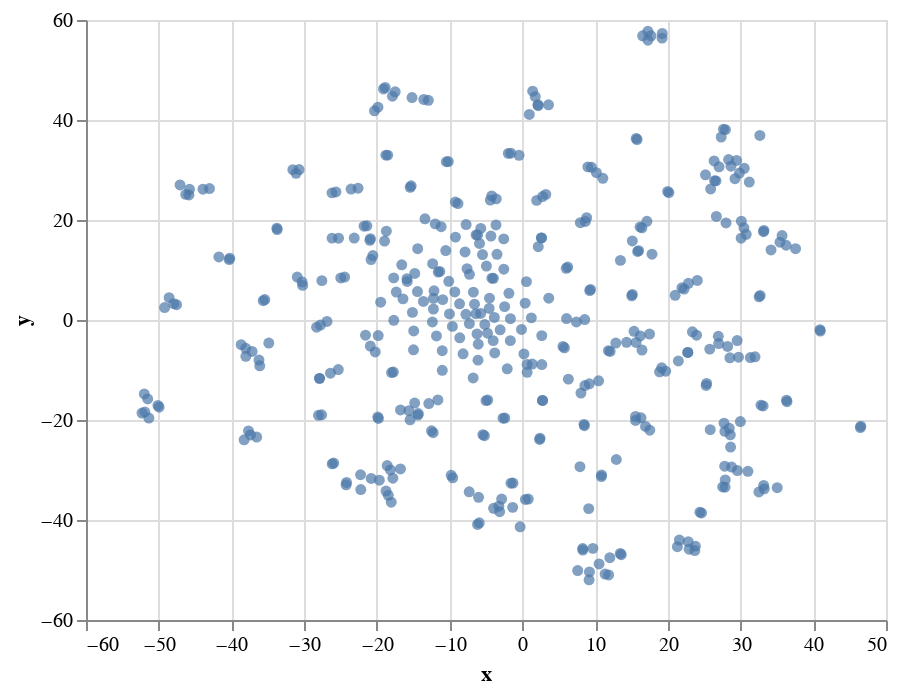

Notebook cell for this chart:
### Code cell
# result_pca = PCA(n_components=2).fit_transform(X.T)
result_tsne = TSNE(n_components=2, perplexity=10).fit_transform(X.T)

tsne_df = pd.DataFrame(data=result_tsne, columns=['x','y'])

### Figure 1 — Vega-Lite specification as saved in the notebook (floating-point values rounded to 4 significant figures; data arrays with more than 128 entries replaced by an {"elided": "..."} marker saying what was removed)
{"config": {"view": {"continuousWidth": 400, "continuousHeight": 300}}, "data": {"name": "data-975c568a14d843b6c954295672ce46aa"}, "mark": "circle", "encoding": {"x": {"type": "quantitative", "field": "x"}, "y": {"type": "quantitative", "field": "y"}}, "$schema": "https://vega.github.io/schema/vega-lite/v4.0.2.json", "datasets": {"data-975c568a14d843b6c954295672ce46aa": {"elided": "415 records"}}}
